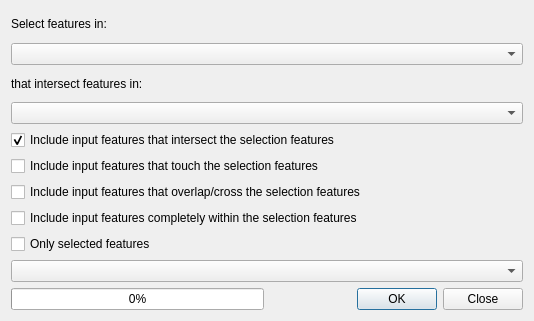
<?xml version="1.0" encoding="UTF-8"?>
<ui version="4.0">
 <class>Dialog</class>
 <widget class="QDialog" name="Dialog">
  <property name="geometry">
   <rect>
    <x>0</x>
    <y>0</y>
    <width>534</width>
    <height>321</height>
   </rect>
  </property>
  <property name="sizePolicy">
   <sizepolicy hsizetype="Preferred" vsizetype="Fixed">
    <horstretch>0</horstretch>
    <verstretch>0</verstretch>
   </sizepolicy>
  </property>
  <property name="minimumSize">
   <size>
    <width>0</width>
    <height>321</height>
   </size>
  </property>
  <property name="maximumSize">
   <size>
    <width>16777215</width>
    <height>321</height>
   </size>
  </property>
  <property name="windowTitle">
   <string>Select by location</string>
  </property>
  <layout class="QVBoxLayout" name="verticalLayout">
   <item>
    <layout class="QVBoxLayout" name="verticalLayout_2">
     <item>
      <widget class="QLabel" name="label_3">
       <property name="text">
        <string>Select features in:</string>
       </property>
      </widget>
     </item>
     <item>
      <widget class="QComboBox" name="inPolygon"/>
     </item>
    </layout>
   </item>
   <item>
    <layout class="QVBoxLayout" name="verticalLayout_3">
     <item>
      <widget class="QLabel" name="label_4">
       <property name="text">
        <string>that intersect features in:</string>
       </property>
      </widget>
     </item>
     <item>
      <widget class="QComboBox" name="inPoint"/>
     </item>
    </layout>
   </item>
   <item>
    <widget class="QCheckBox" name="chkIntersects">
     <property name="text">
      <string>Include input features that intersect the selection features</string>
     </property>
     <property name="checked">
      <bool>true</bool>
     </property>
    </widget>
   </item>
   <item>
    <widget class="QCheckBox" name="chkTouches">
     <property name="text">
      <string>Include input features that touch the selection features</string>
     </property>
    </widget>
   </item>
   <item>
    <widget class="QCheckBox" name="chkOverlaps">
     <property name="text">
      <string>Include input features that overlap/cross the selection features</string>
     </property>
    </widget>
   </item>
   <item>
    <widget class="QCheckBox" name="chkContains">
     <property name="text">
      <string>Include input features completely within the selection features</string>
     </property>
    </widget>
   </item>
   <item>
    <widget class="QCheckBox" name="chkSelected">
     <property name="text">
      <string>Only selected features</string>
     </property>
    </widget>
   </item>
   <item>
    <widget class="QComboBox" name="cmbModify"/>
   </item>
   <item>
    <layout class="QHBoxLayout" name="horizontalLayout_2">
     <item>
      <widget class="QProgressBar" name="progressBar">
       <property name="value">
        <number>0</number>
       </property>
       <property name="alignment">
        <set>Qt::AlignCenter</set>
       </property>
       <property name="textVisible">
        <bool>true</bool>
       </property>
      </widget>
     </item>
     <item>
      <widget class="QDialogButtonBox" name="buttonBox">
       <property name="orientation">
        <enum>Qt::Horizontal</enum>
       </property>
       <property name="standardButtons">
        <set>QDialogButtonBox::Close|QDialogButtonBox::Ok</set>
       </property>
      </widget>
     </item>
    </layout>
   </item>
  </layout>
 </widget>
 <tabstops>
  <tabstop>inPolygon</tabstop>
  <tabstop>inPoint</tabstop>
  <tabstop>chkIntersects</tabstop>
  <tabstop>chkTouches</tabstop>
  <tabstop>chkOverlaps</tabstop>
  <tabstop>chkContains</tabstop>
  <tabstop>chkSelected</tabstop>
  <tabstop>cmbModify</tabstop>
  <tabstop>buttonBox</tabstop>
 </tabstops>
 <resources/>
 <connections>
  <connection>
   <sender>buttonBox</sender>
   <signal>accepted()</signal>
   <receiver>Dialog</receiver>
   <slot>accept()</slot>
   <hints>
    <hint type="sourcelabel">
     <x>248</x>
     <y>254</y>
    </hint>
    <hint type="destinationlabel">
     <x>157</x>
     <y>274</y>
    </hint>
   </hints>
  </connection>
  <connection>
   <sender>buttonBox</sender>
   <signal>rejected()</signal>
   <receiver>Dialog</receiver>
   <slot>reject()</slot>
   <hints>
    <hint type="sourcelabel">
     <x>316</x>
     <y>260</y>
    </hint>
    <hint type="destinationlabel">
     <x>286</x>
     <y>274</y>
    </hint>
   </hints>
  </connection>
 </connections>
</ui>
